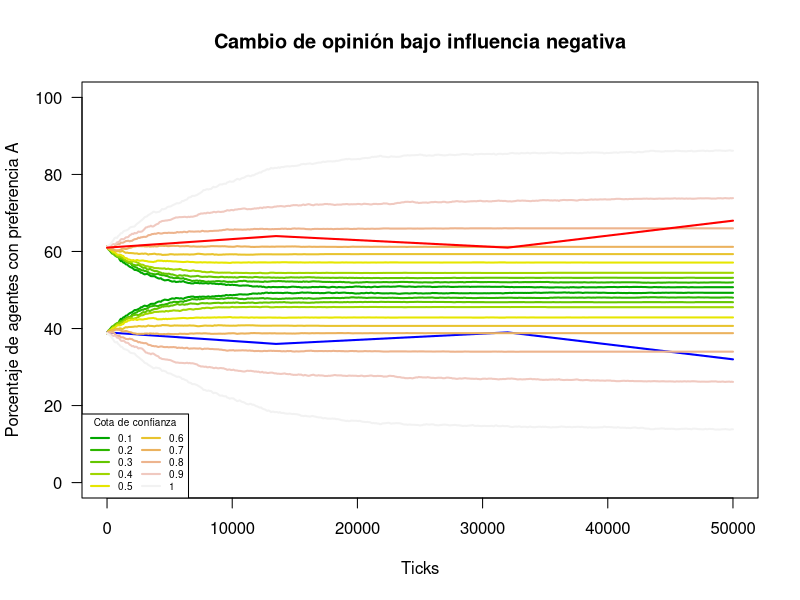

The R source for this figure:
library(rlang)
library(tidyverse)
setwd("C:/Users/ulise/Documents/GitHub/Modelo-base-dinamica-de-opinion/experimentos/influencia negativa")
df <- read.csv("neg-infl-table.csv", skip = 6)
df_clean <- df %>%
  rename(
    tick = X.step.,
    confidence_threshold = confidence.threshold, 
    pref_A = pref.A,
    pref_B = pref.B,
    run = X.run.number.
  )

ticks_real <- c(0, 13500, 32000, 50000)
morena_real <- c(61, 64, 61, 68)
prian_real <- c(39, 36, 39, 32)

df_avg <- df_clean %>%
  group_by(confidence_threshold, tick) %>%
  summarise(
    mean_A = mean(pref_A),
    mean_B = mean(pref_B),
    sd_A = sd(pref_A),
    sd_B = sd(pref_B),
    .groups = "drop"
  )

df_avg$pct_A <- (df_avg$mean_A / 441) * 100
df_avg$pct_B <- (df_avg$mean_B / 441) * 100


plot(df_avg$tick, df_avg$mean_A, type = "n", 
     ylim = c(0, 100), 
     xlim = c(0, 50000),
     xlab = "Ticks", 
     ylab = "Porcentaje de agentes con preferencia A",
     main = "Cambio de opinión bajo influencia negativa",
     las = 1)

# 2. Definir los valores de learning_rate y los colores
c_tresholds <- sort(unique(df_avg$confidence_threshold))
colores <- terrain.colors(length(c_tresholds))

# 3. Dibujar una línea por cada learning_rate
for (i in 1:length(c_tresholds)) {
  datos_temp <- subset(df_avg, confidence_threshold == c_tresholds[i])
  lines(datos_temp$tick, datos_temp$pct_A, col = colores[i], lwd = 2)
}

# Graficar datos reales para MORENA y PRIAN
lines(ticks_real, morena_real, col = 'red', lwd = 2)
lines(ticks_real, prian_real, col = 'blue', lwd = 2)

for (i in 1:length(c_tresholds)) {
  datos_temp <- subset(df_avg, confidence_threshold == c_tresholds[i])
  lines(datos_temp$tick, datos_temp$pct_B, col = colores[i], lwd = 2)
}
# 4. Añadir una leyenda para saber qué color es cuál
legend("bottomleft", legend = c_tresholds, col = colores, 
       lwd = 2, title = "Cota de confianza", cex = 0.6, ncol = 2)

